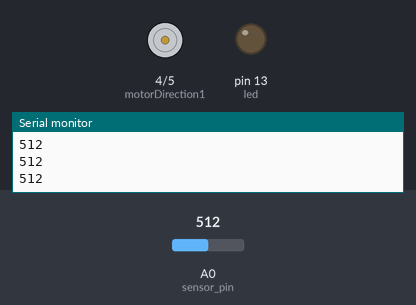
Recording of a sketch running on a simulated Arduino Uno, built with avr-gcc and run on an emulated ATmega328P. On the bench: motor-driver pin pairs drawn as motors (green arrow = first pin HIGH = forward, orange = second pin HIGH = backward, longer = more drive, scaled by the enable pin), output pins drawn as LEDs (lit = HIGH), the last lines printed to the serial monitor. The inputs (shaded band) are chosen by the test bench; at power-on: A0 (sensor_pin) = 512.

Above: at 1.2 s.
1.3 s: A0 (sensor_pin) set to 493
At 1.8 s:
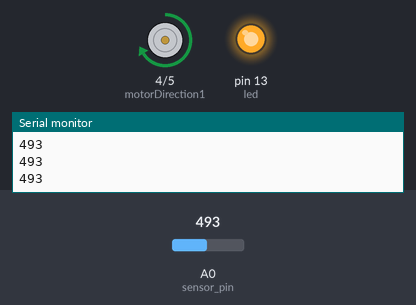
2.8 s: A0 (sensor_pin) set to 510
At 4.0 s:
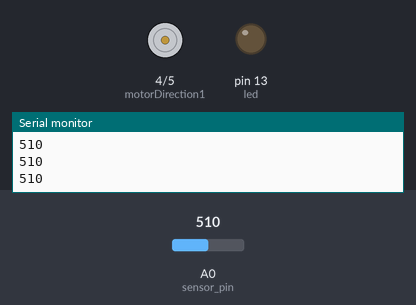
4.3 s: A0 (sensor_pin) set to 490
At 5.3 s:
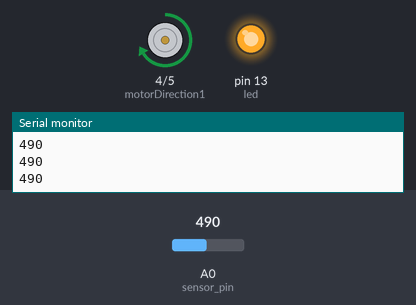
Timing chart, 0 to 7.3 s (numbered marks = the images above; inputs shaded):
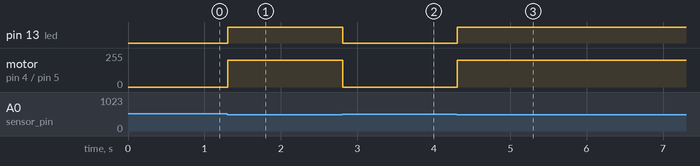

Measured:
- the behaviour switches between 500 and 499 on A0 (sensor_pin) (found by bisection; images 0 and 1)
- after the input at 1.3 s, pin 13 (led): LOW → HIGH at once; motor on pin 4 (motorDirection1) / pin 5 (motorDirection2): stopped → forward 200/255 at once
- after the input at 2.8 s, pin 13 (led): HIGH → LOW at once; motor on pin 4 (motorDirection1) / pin 5 (motorDirection2): forward 200/255 → stopped at once
- after the input at 4.3 s, pin 13 (led): LOW → HIGH at once; motor on pin 4 (motorDirection1) / pin 5 (motorDirection2): stopped → forward 200/255 at once

The sketch:

code.ino
```cpp
// turn LED on when light levels drop too low
const int led = 13;
const int sensor_pin = A0;
int motorSpeedPin = 3;
int motorDirection1 = 4;
int motorDirection2 = 5;
int sensor;


const int threshold = 500; // threshold to turn LED on
void setup(){ // setup code that only runs once
pinMode(led, OUTPUT); // set LED pin as output
Serial.begin(9600);


// initialize serial communication
pinMode(motorSpeedPin, OUTPUT);
  pinMode(motorDirection1, OUTPUT);
  pinMode(motorDirection2, OUTPUT);
}


void loop(){ // code that loops forever
sensor= analogRead(sensor_pin);
// read sensor value
Serial.println(sensor);
// print sensor value
if (sensor<threshold){// if sensor reading is less than threshold
digitalWrite(led, HIGH);


  analogWrite(motorSpeedPin,200);
  digitalWrite(motorDirection1, HIGH);
  digitalWrite(motorDirection2, LOW);

} // turn LED on
else{
// else, if sensor reading is greater than threshold
digitalWrite(led, LOW) ; // turn LED off
  analogWrite(motorSpeedPin,200);
  digitalWrite(motorDirection1, LOW);
  digitalWrite(motorDirection2, LOW);

}
}
```
